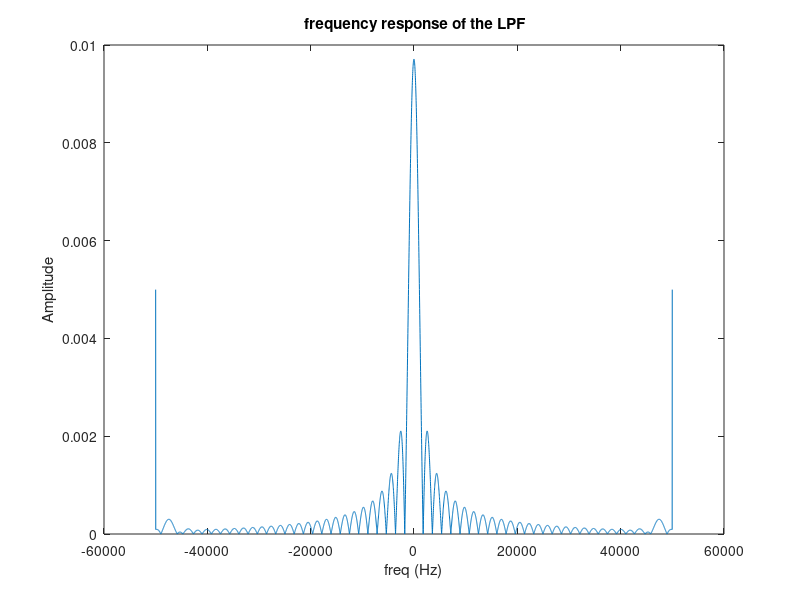

This chart was generated by the following MATLAB code:
%% definitions

Ap = 1; % גליות בתחום המעבר בdB
As = 40; % ניחות בתחום החסימה dB-
fp = 475; % תדר מעבר Hz
fs = 500; % תדר חסימה Hz
Fs = 100e3; % תדר דגימה מקורי Hz
M = 100; % decimation factor

%% part a - conversion of A to delta(linear) and f to theta(radians)

deltaP = (10^(Ap/20) - 1) / (10^(Ap/20) + 1);
deltaS = 10^(-As/20);

thetaP = 2 * pi * fp;
thetaS = 2 * pi * fs;

%% part b - plan a LPF, plot its frequency response and find the filter order (N).

[n, fo, ao, w] = firpmord([fp, fs], [1, 0], [deltaP, deltaS], Fs);
LPF = firpm(n, fo, ao, w);
l = length(LPF);
f = -Fs/2:Fs/l:Fs/2 - Fs/l;

figure
plot(f, abs(LPF));
xlabel('freq (Hz)');
ylabel('Amplitude');
title(' frequency response of the LPF');

N = n;

MPS = (N + 1) / 60;

%% part c - change Ap As and fs - fp (transition band width) and diagnose the affects on N, which has the largest impact?
% העלאת גקליות בתחום המעבר מעלה את אונות הצד, הנמכה עושה הפוך.
% העלאת ניחות בתחום המעבר מקטינה את אונות הצד והעלאה להפ *לא העבר החסימה.
% הקטנה של fs - fp מקטינה את האונות
% הגדלת גליות בתחום המעבר מקטינה את N פי 2 בערך, 
% הגדלת ניחות בתחום החסימה מגדילה בערך פי 1.5 את N
% הגדלת fs - fp מקטינה מצעט את N

% %% part d - divide the system to two step decimation: 20 then 5. (same As & Ap). find the filters order with firpmord. how many multiplication operations are needed per second?

M1 = 20;
M2 = 5;

%אותה כמות מכפלות
